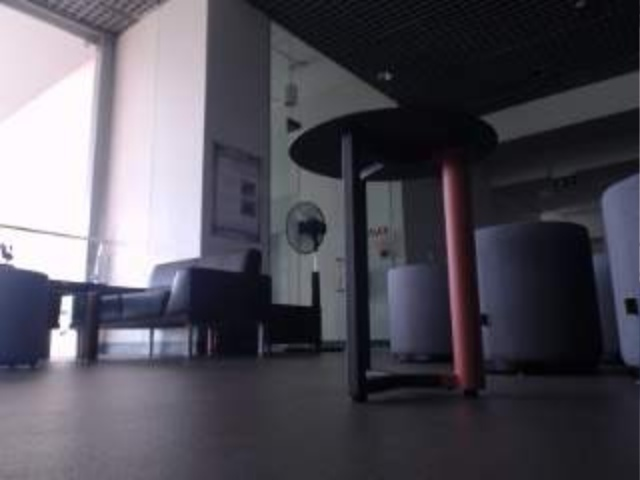
#> input picture dataset/images/train/fibo_20261025_102651_750.jpg, 640 x 480 px, found by its file name; its folder holds only this picture in this run
$ python auto_label_obstacles.py   (older library calls are emulated)
#> lines starting #> are read from the running program, lines starting #| are printed output that depends on the picture; after the words box and inside, x2 and y2 are one past the last pixel; in counts of white or black regions, pixels touching at a corner belong together
#> in process_dataset, img is the input picture: shape (480, 640, 3); mean B, G, R 90, 80.6, 83.1
#!/usr/bin/env python3
"""
auto_label_obstacles.py
Automatic & Semi-Automatic Annotator for Training YOLO on Walls and Obstacles.

Generates standard YOLO format annotation text files:
  <class_id> <x_center> <y_center> <width> <height>  (all normalized 0..1)
  Class 0: wall
  Class 1: obstacle

Also automatically writes `dataset/dataset.yaml` ready for Ultralytics YOLO fine-tuning!
"""

import argparse
import os
import cv2
import numpy as np


def detect_wall_and_obstacles(img_bgr):
    """
    Analyzes an indoor scene frame to propose bounding boxes for:
    - Wall (Class 0): Vertical surface above the floor baseboard line.
    - Obstacle (Class 1): Salient non-floor objects protruding from the ground.
    Returns list of (class_id, x_center, y_center, width, height) in 0..1 normalized coordinates.
    """
    h, w = img_bgr.shape[:2]
#> h = 480; w = 640
    gray = cv2.cvtColor(img_bgr, cv2.COLOR_BGR2GRAY)
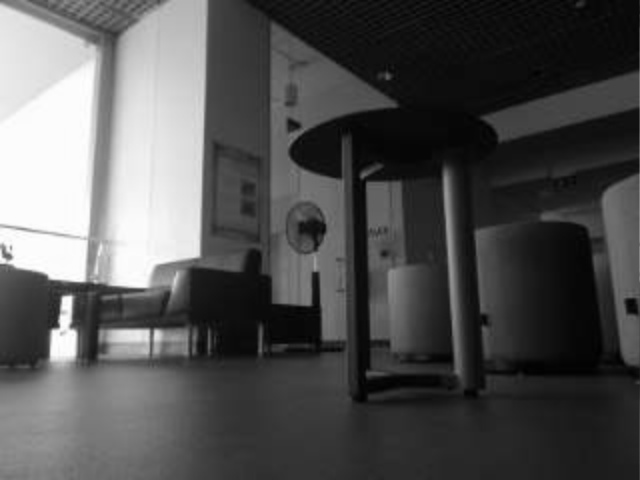
#> gray: shape (480, 640); min 0, max 255, mean 82.4
    boxes = []

    # 1. Floor Reference Sampling (bottom center 18% of frame)
    ref_y1 = int(h * 0.82)
#> ref_y1 = 393
    ref_y2 = int(h * 0.98)
#> ref_y2 = 470
    ref_x1 = int(w * 0.30)
#> ref_x1 = 192
    ref_x2 = int(w * 0.70)
#> ref_x2 = 448
    ref_patch = gray[ref_y1:ref_y2, ref_x1:ref_x2]
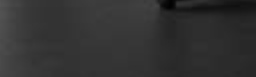
#> ref_patch: shape (77, 256); min 2, max 84, mean 49.9

    if ref_patch.size == 0:
        return boxes

    ref_med = float(np.median(ref_patch))
#> ref_med = 51
    ref_std = max(float(np.std(ref_patch)), 12.0)
#> ref_std = 12

    # 2. Multi-Scale Edge & Contrast Boundary Detection
    grad_y = np.abs(cv2.Sobel(gray, cv2.CV_16S, 0, 1, ksize=3)).astype(np.float32)
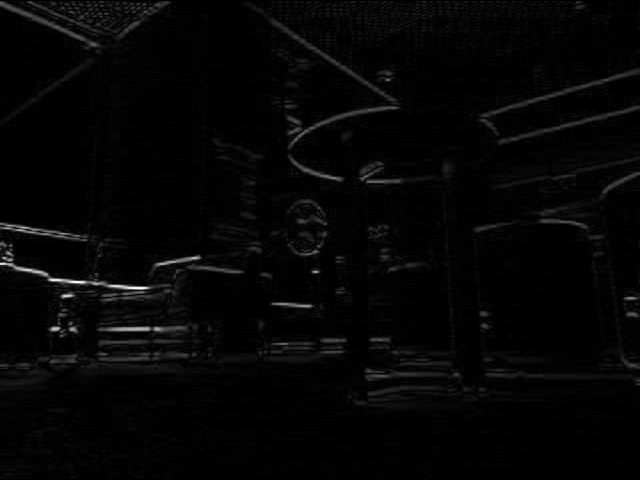
#> grad_y: shape (480, 640) float32; min 0, max 504, mean 10.9; drawn with min black and max white
    diff = np.abs(gray.astype(np.float32) - ref_med)
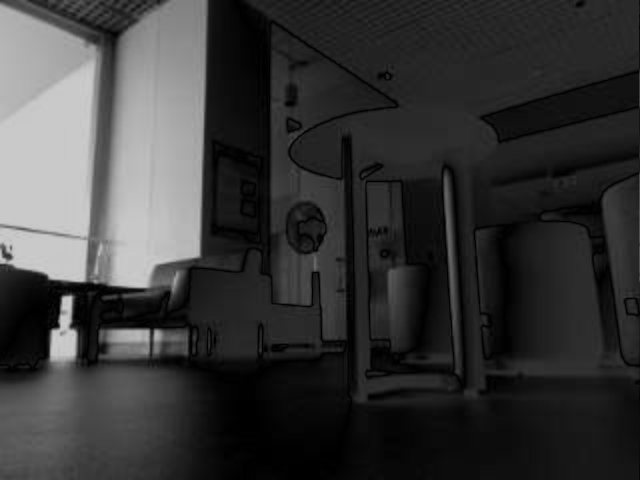
#> diff: shape (480, 640) float32; min 0, max 204, mean 55.4

    search_top = int(h * 0.20)
#> search_top = 96
    search_bottom = int(h * 0.88)
#> search_bottom = 422

    # Baseboard seam edge detector
    edges = cv2.Canny(gray[search_top:search_bottom, :], 30, 80)
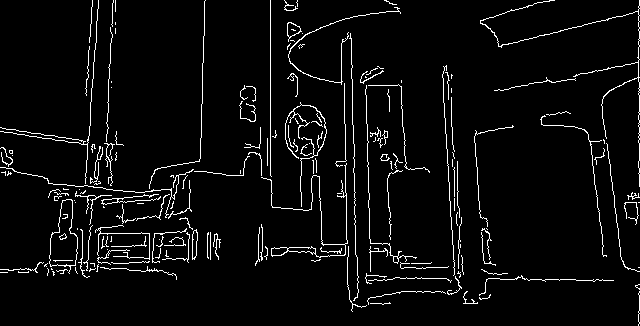
#> edges: shape (326, 640); 4.5% white in thin lines or dots
    edge_band = (grad_y[search_top:search_bottom, :] > 25.0) | (diff[search_top:search_bottom, :] > max(16.0, 1.8 * ref_std))
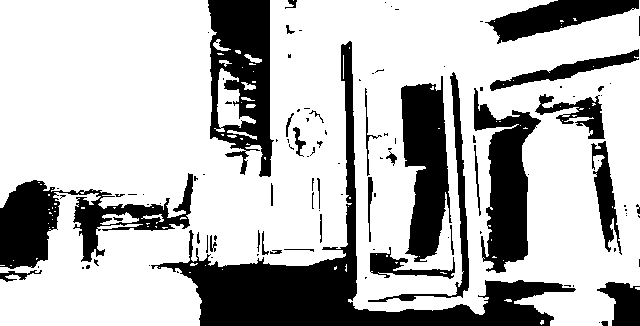
#> edge_band: shape (326, 640) bool; 72.6% white; 111 black regions (72 under 20 px), largest, box (x1, y1, x2, y2) and area: (151, 41, 576, 326) 17046, (208, 0, 274, 177) 7452, (0, 173, 193, 269) 7090

    # Combine edge signals
    combined_edges = np.zeros_like(gray[search_top:search_bottom, :])
    combined_edges[edge_band | (edges > 0)] = 255

    # Morphological line connector to join horizontal wall contact seams
    h_kernel = cv2.getStructuringElement(cv2.MORPH_RECT, (25, 3))
    wall_seams = cv2.morphologyEx(combined_edges, cv2.MORPH_CLOSE, h_kernel)

    # Find the lowest persistent wall base seam across the width
    has_seam = np.any(wall_seams > 0, axis=0)
    wall_seam_idx = (search_bottom - search_top - 1) - np.argmax(wall_seams[::-1, :] > 0, axis=0)
    wall_base_rows = search_top + wall_seam_idx

    # Group connected columns into wall segments
    active_start = None
    min_col_width = int(w * 0.10)
#> min_col_width = 64

    for col in range(w):
        if has_seam[col]:
            if active_start is None:
                active_start = col
        else:
            if active_start is not None:
                col_span = col - active_start
                if col_span >= min_col_width:
                    base_row = int(np.median(wall_base_rows[active_start:col]))
                    top_row = max(0, int(base_row - (h * 0.55)))

                    # Wall Box
                    bx = (active_start + col) / 2.0 / w
                    by = (top_row + base_row) / 2.0 / h
                    bw = (col - active_start) / float(w)
                    bh = (base_row - top_row) / float(h)
                    if bw > 0.08 and bh > 0.15:
                        boxes.append((0, bx, by, bw, bh))
                active_start = None
#> after the loop, active_start = 0; boxes = []

    if active_start is not None and (w - active_start) >= min_col_width:
        base_row = int(np.median(wall_base_rows[active_start:w]))
#> base_row = 407
        top_row = max(0, int(base_row - (h * 0.55)))
#> top_row = 143
        bx = (active_start + w) / 2.0 / w
#> bx = 0.5
        by = (top_row + base_row) / 2.0 / h
#> by = 0.573
        bw = (w - active_start) / float(w)
        bh = (base_row - top_row) / float(h)
        if bw > 0.08 and bh > 0.15:
            boxes.append((0, bx, by, bw, bh))

    # If no segmented wall was found but large area differs strongly from floor,
    # propose an upper background wall box
    if len(boxes) == 0:
        base_est = int(h * 0.65)
        top_est = int(h * 0.05)
        bx = 0.5
        by = (top_est + base_est) / 2.0 / h
        bw = 0.96
        bh = (base_est - top_est) / float(h)
        boxes.append((0, bx, by, bw, bh))

    # 3. Salient Floor Obstacle Contours
    floor_zone = (diff[int(h * 0.45):int(h * 0.90), :] > max(28.0, 2.2 * ref_std)).astype(np.uint8) * 255
#> floor_zone: shape (216, 640); 52% white; 20 black regions (16 under 20 px), largest, box (x1, y1, x2, y2) and area: (0, 0, 640, 216) 54156, (472, 0, 640, 154) 11034, (285, 0, 327, 38) 884, (624, 81, 640, 109) 166
    obs_kernel = cv2.getStructuringElement(cv2.MORPH_RECT, (9, 9))
    floor_zone = cv2.morphologyEx(floor_zone, cv2.MORPH_OPEN, obs_kernel)
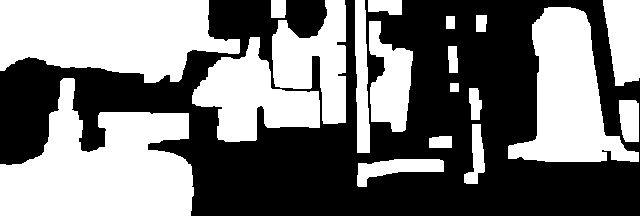
#> floor_zone: shape (216, 640); 47.7% white; 19 white regions
    contours, _ = cv2.findContours(floor_zone, cv2.RETR_EXTERNAL, cv2.CHAIN_APPROX_SIMPLE)
#> contours = 19 contours; largest, box (x1, y1, x2, y2) and area: (0, 78, 194, 216) 16270, (0, 0, 240, 83) 14292, (508, 7, 639, 162) 10097, (192, 37, 320, 142) 6599, (272, 0, 346, 124) 5126

    for cnt in contours:
        area = cv2.contourArea(cnt)
        if area >= (w * h * 0.012):  # Minimum obstacle size (1.2% of frame)
            x_c, y_c, cw, ch = cv2.boundingRect(cnt)
            y_real = y_c + int(h * 0.45)
            # Check overlap with existing wall boxes
            ox = (x_c + cw / 2.0) / float(w)
            oy = (y_real + ch / 2.0) / float(h)
            ow = float(cw) / float(w)
            oh = float(ch) / float(h)
            if ow < 0.85:  # Discrete obstacle, not full width wall
                boxes.append((1, ox, oy, ow, oh))
#> this loop made 19 passes
#> (area, x_c, y_c, cw, ch, y_real, ox, oy) on passes 7, 9, 13, 17, 19: (16270.5, 0, 78, 194, 138, 294, 0.152, 0.756), (6599, 192, 37, 128, 105, 253, 0.4, 0.636), (10097, 508, 7, 131, 155, 223, 0.896, 0.626), (5125.5, 272, 0, 74, 124, 216, 0.483, 0.579), (14292, 0, 0, 240, 83, 216, 0.188, 0.536)
#> area on passes 1, 2, 3, 4, 5, 8: 1147, 230, 595, 704, 283, 210
#> after the loop, boxes = [(0, 0.5, 0.573, 1, 0.55), (1, 0.152, 0.756, 0.303, 0.287), (1, 0.4, 0.636, 0.2, 0.219), (1, 0.896, 0.626, 0.205, 0.323), (1, 0.483, 0.579, 0.116, 0.258), (1, 0.188, 0.536, 0.375, 0.173)]

    return boxes


def process_dataset(dataset_dir="dataset", preview=False):
    dataset_abs = os.path.abspath(dataset_dir)
    images_train = os.path.join(dataset_abs, "images", "train")
    images_val = os.path.join(dataset_abs, "images", "val")
    labels_train = os.path.join(dataset_abs, "labels", "train")
    labels_val = os.path.join(dataset_abs, "labels", "val")

    os.makedirs(labels_train, exist_ok=True)
    os.makedirs(labels_val, exist_ok=True)

    yaml_path = os.path.join(dataset_abs, "dataset.yaml")
    yaml_content = f"""# FIBO Custom Obstacle & Wall Dataset Configuration
path: {dataset_abs.replace(os.sep, '/')}
train: images/train
val: images/val

# Classes
names:
  0: wall
  1: obstacle
"""
    with open(yaml_path, "w", encoding="utf-8") as f:
        f.write(yaml_content)
    print(f"[AUTO-LABEL] Wrote dataset config: {yaml_path}")

    total_labeled = 0

    for subset, img_dir, lbl_dir in [("TRAIN", images_train, labels_train), ("VAL", images_val, labels_val)]:
        if not os.path.exists(img_dir):
            continue
        files = [f for f in os.listdir(img_dir) if f.lower().endswith(('.jpg', '.jpeg', '.png'))]
        print(f"\nProcessing {subset} set ({len(files)} images)...")

        for fname in files:
            img_path = os.path.join(img_dir, fname)
            img = cv2.imread(img_path)
            if img is None:
                continue

            boxes = detect_wall_and_obstacles(img)
            base_name = os.path.splitext(fname)[0]
            lbl_path = os.path.join(lbl_dir, f"{base_name}.txt")

            with open(lbl_path, "w", encoding="utf-8") as f:
                for cls_id, bx, by, bw, bh in boxes:
                    f.write(f"{cls_id} {bx:.6f} {by:.6f} {bw:.6f} {bh:.6f}\n")
#> this loop made 6 passes

            total_labeled += 1

            if preview:
                h, w = img.shape[:2]
                for cls_id, bx, by, bw, bh in boxes:
                    col = (0, 0, 255) if cls_id == 0 else (0, 220, 255)
                    lbl = "Wall" if cls_id == 0 else "Obstacle"
                    x1 = int((bx - bw / 2.0) * w)
                    y1 = int((by - bh / 2.0) * h)
                    x2 = int((bx + bw / 2.0) * w)
                    y2 = int((by + bh / 2.0) * h)
                    cv2.rectangle(img, (x1, y1), (x2, y2), col, 2)
                    cv2.putText(img, lbl, (x1 + 4, max(18, y1 - 6)),
                                cv2.FONT_HERSHEY_SIMPLEX, 0.5, col, 2, cv2.LINE_AA)
                cv2.imshow("Auto-Label Proposal Preview", img)
                if (cv2.waitKey(80) & 0xFF) in (ord('q'), 27):
                    preview = False
                    cv2.destroyAllWindows()
#> pass 2 of the loop in process_dataset, `for subset, img_dir, lbl_dir in [("TRAIN", images_train, labels_train)..`:
#> files = ['fibo_20261025_102648_423.jpg']
#> (printed output is left out)
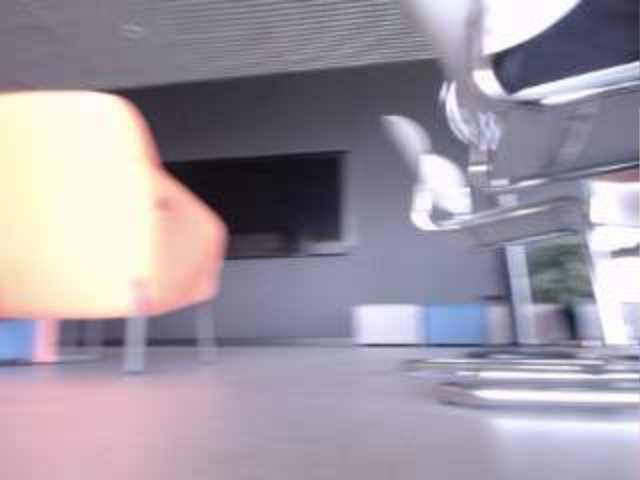
#> input picture dataset/images/val/fibo_20261025_102648_423.jpg, 640 x 480 px, found by its file name
#> in process_dataset, img is the input picture: shape (480, 640, 3); mean B, G, R 163.4, 151.8, 159.2
#> ref_med = 166
#> in detect_wall_and_obstacles (call 2), `edges = cv2.Canny(gray[search_top:search_bottom, :], 30, 80)`:
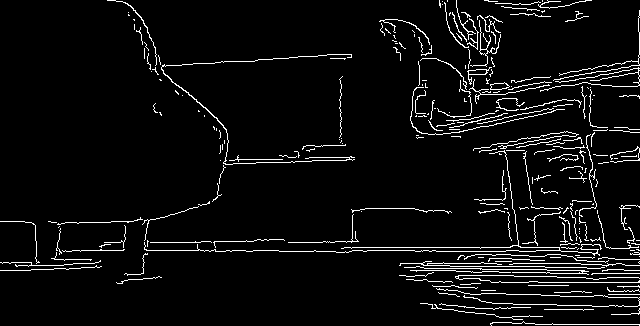
#> edges: shape (326, 640); 5.2% white in thin lines or dots
#> edge_band: shape (326, 640) bool; 79.5% white; 193 black regions (142 under 20 px), largest, box (x1, y1, x2, y2) and area: (0, 222, 496, 326) 22239, (290, 120, 473, 241) 10278, (419, 209, 507, 246) 2565
#> in detect_wall_and_obstacles (call 2), `floor_zone = cv2.morphologyEx(floor_zone, cv2.MORPH_OPEN, obs_kernel)`:
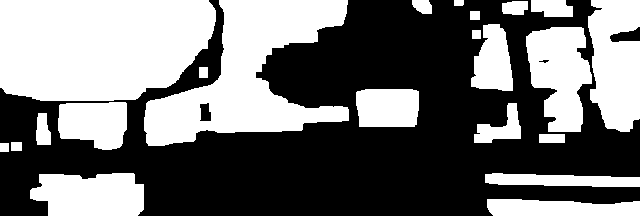
#> floor_zone: shape (216, 640); 45.1% white; 22 white regions
#> contours = 22 contours; largest, box (x1, y1, x2, y2) and area: (0, 0, 216, 101) 19000, (144, 0, 349, 146) 14103, (588, 0, 640, 132) 5410, (526, 27, 592, 132) 4675, (30, 173, 144, 216) 4046
#> the loop in detect_wall_and_obstacles (call 2), `for cnt in contours:` made 22 passes
#> (area, x_c, y_c, cw, ch, y_real, ox, oy) on passes 3, 13, 17, 21, 22: (4046.5, 30, 173, 114, 43, 389, 0.136, 0.855), (4675, 526, 27, 66, 105, 243, 0.873, 0.616), (5410.5, 588, 0, 52, 132, 216, 0.959, 0.588), (14103, 144, 0, 205, 146, 216, 0.385, 0.602), (19000, 0, 0, 216, 101, 216, 0.169, 0.555)
#> after the loop in detect_wall_and_obstacles (call 2), `for cnt in contours:`: boxes = [(0, 0.5, 0.602, 1, 0.55), (1, 0.136, 0.855, 0.178, 0.0896), (1, 0.873, 0.616, 0.103, 0.219), (1, 0.959, 0.588, 0.0813, 0.275), (1, 0.385, 0.602, 0.32, 0.304), (1, 0.169, 0.555, 0.338, 0.21)]
#> the loop in process_dataset, `for cls_id, bx, by, bw, bh in boxes:` made 6 passes

    print("\n==================================================================")
    print(f"  Auto-Labeling Complete! Generated labels for {total_labeled} images.")
    print(f"  Dataset Config: {yaml_path}")
    print("  Next Step: Run '9_TRAIN_YOLO_OBSTACLES.bat' to train the model!")
    print("==================================================================")


def main():
    ap = argparse.ArgumentParser(description="Auto-Label Walls & Obstacles for YOLO Training")
    ap.add_argument("--dataset", default="dataset", help="Path to dataset directory (default: dataset/)")
    ap.add_argument("--preview", action="store_true", help="Display visual proposal preview window")
    args = ap.parse_args()

    process_dataset(args.dataset, preview=args.preview)


if __name__ == "__main__":
    main()
